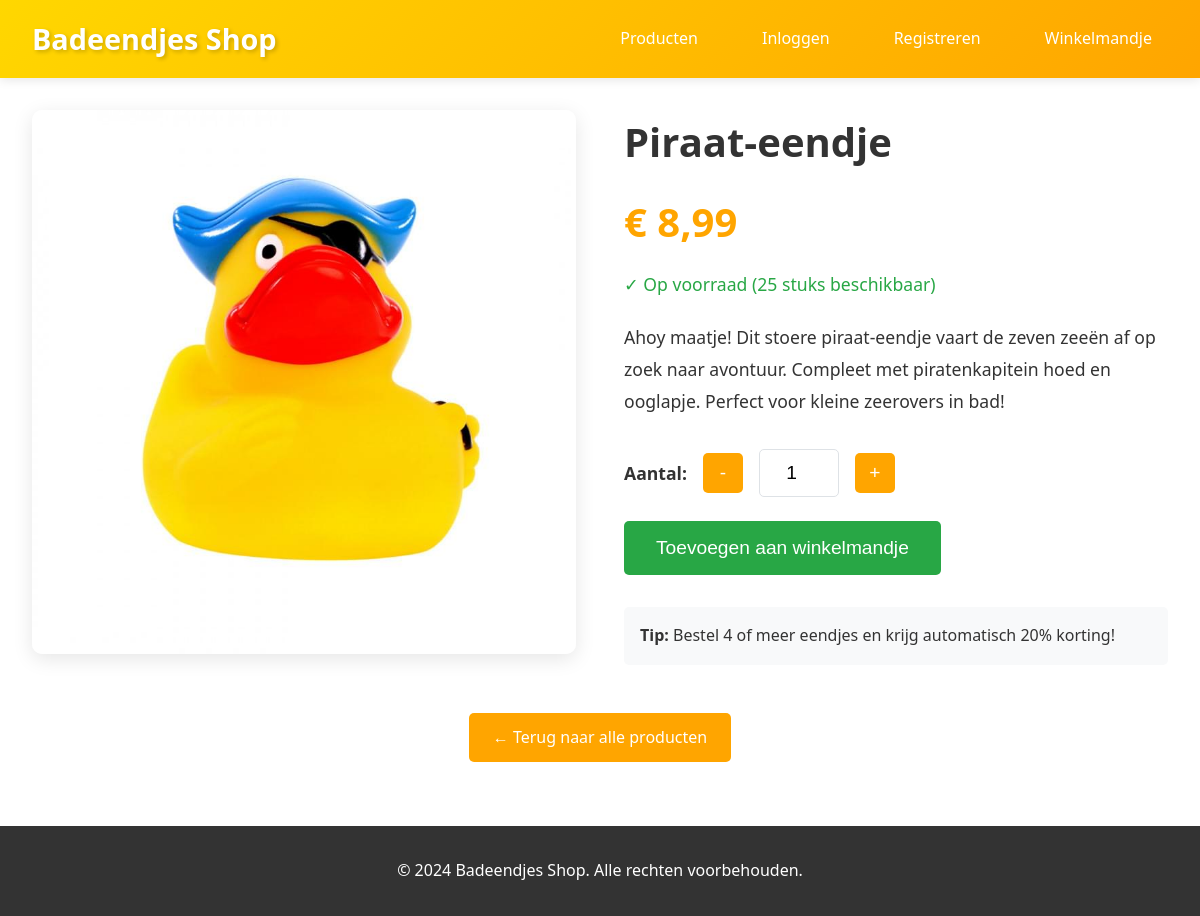
Screenshot of /product.php?id=1 with the database file from the repository.
### tables this page shows
CREATE TABLE products (
    id INT PRIMARY KEY AUTO_INCREMENT,
    name VARCHAR(100) NOT NULL,
    description TEXT,
    image_url VARCHAR(255),
    price DECIMAL(10,2) NOT NULL,
    stock INT NOT NULL DEFAULT 0,
    low_stock_threshold INT NOT NULL DEFAULT 5,
    created_at TIMESTAMP DEFAULT CURRENT_TIMESTAMP
);

### includes/functions.php (called while the page is built, shortened)
<?php
function escape($string) {
    return htmlspecialchars($string, ENT_QUOTES, 'UTF-8');
}
function url($path = '') {
    $script_name = $_SERVER['SCRIPT_NAME'];
    $base_path = str_replace('\\', '/', dirname($script_name));
    $base_path = rtrim($base_path, '/');
    $path = ltrim($path, '/');
    return $base_path . '/' . $path;
}
function isLoggedIn() {
    return isset($_SESSION['customer_id']);
}
function formatPrice($price) {
    return '€ ' . number_format($price, 2, ',', '.');
}
?>

### product.php (the view, shortened to what this page needs)
<?php
require_once 'includes/config.php';
require_once 'includes/functions.php';
$product_id = isset($_GET['id']) ? (int)$_GET['id'] : 0;
$stmt = $pdo->prepare("SELECT * FROM products WHERE id = ?");
$stmt->execute([$product_id]);
$product = $stmt->fetch();
?>
<!DOCTYPE html>
<html lang="nl">
<head>
    <link rel="stylesheet" href="<?php echo url('assets/css/style.css'); ?>">
</head>
<body>
    <header>
        <nav>
            <a href="<?php echo url('index.php'); ?>" class="logo"> Badeendjes Shop</a>
            <ul class="nav-links">
                <li><a href="<?php echo url('index.php'); ?>">Producten</a></li>
                <?php if (isLoggedIn()): ?>
                    <li><a href="<?php echo url('customer/account.php'); ?>">Mijn Account</a></li>
                    <li><a href="<?php echo url('customer/orders.php'); ?>">Bestellingen</a></li>
                    <li><a href="<?php echo url('customer/logout.php'); ?>">Uitloggen</a></li>
                <?php else: ?>
                    <li><a href="<?php echo url('customer/login.php'); ?>">Inloggen</a></li>
                    <li><a href="<?php echo url('customer/register.php'); ?>">Registreren</a></li>
                <?php endif; ?>
                <li class="cart-icon">
                    <a href="<?php echo url('cart.php'); ?>"> Winkelmandje
                    </a>
                </li>
            </ul>
        </nav>
    </header>
    <main>
        <div class="product-detail">
            <div>
                <img src="<?php echo escape($product['image_url']); ?>"
                     alt="<?php echo escape($product['name']); ?>"
                     class="product-detail-image">
            </div>
            <div class="product-detail-info">
                <h1><?php echo escape($product['name']); ?></h1>
                <div class="product-detail-price">
                    <?php echo formatPrice($product['price']); ?>
                </div>
                <div class="product-stock mb-3">
                    <?php if ($product['stock'] > $product['low_stock_threshold']): ?>
                        <span class="stock-available" style="font-size: 1.1rem;">✓ Op voorraad (<?php echo $product['stock']; ?> stuks beschikbaar)</span>
                    <?php elseif ($product['stock'] > 0): ?>
                        <span class="stock-low" style="font-size: 1.1rem;">⚠ Nog maar <?php echo $product['stock']; ?> beschikbaar!</span>
                    <?php else: ?>
                        <span class="stock-out" style="font-size: 1.1rem;">✗ Momenteel uitverkocht</span>
                    <?php endif; ?>
                </div>
                <p style="font-size: 1.1rem; line-height: 1.8; margin-bottom: 2rem;">
                    <?php echo nl2br(escape($product['description'])); ?>
                </p>
                <?php if ($product['stock'] > 0): ?>
                    <form method="POST" action="cart_add.php">
                        <div class="quantity-selector">
                            <label style="font-weight: bold; font-size: 1.1rem;">Aantal:</label>
                            <button type="button" onclick="changeQuantity(-1)">-</button>
                            <input type="number"
                                   id="quantity"
                                   name="quantity"
                                   value="1"
                                   min="1"
                                   max="<?php echo $product['stock']; ?>"
                                   required>
                            <button type="button" onclick="changeQuantity(1)">+</button>
                        </div>
                        <button type="submit" class="btn btn-success" style="font-size: 1.2rem; padding: 1rem 2rem;">
                             Toevoegen aan winkelmandje
                        </button>
                    </form>
                <?php else: ?>
                    <button class="btn" disabled style="background-color: #ccc; cursor: not-allowed; font-size: 1.2rem; padding: 1rem 2rem;">
                        Momenteel niet beschikbaar
                    </button>
                <?php endif; ?>
                <div style="margin-top: 2rem; padding: 1rem; background-color: var(--light-bg); border-radius: 5px;">
                    <p style="margin: 0;"><strong> Tip:</strong> Bestel 4 of meer eendjes en krijg automatisch 20% korting!</p>
                </div>
            </div>
        </div>
        <div style="text-align: center; margin-top: 3rem;">
            <a href="<?php echo url('index.php'); ?>" class="btn">← Terug naar alle producten</a>
        </div>
    </main>
    <footer>
        <p>&copy; 2024 Badeendjes Shop. Alle rechten voorbehouden.</p>
    </footer>
</body>
</html>

### assets/css/style.css (style rules this page uses)
:root { --primary-color: #FFD700; --secondary-color: #FFA500; --accent-color: #FF6B6B; --text-color: #333; --light-bg: #F8F9FA; --border-color: #DEE2E6; --success-color: #28A745; --warning-color: #FFC107; --danger-color: #DC3545; }
* { margin: 0; padding: 0; box-sizing: border-box; }
body { font-family: 'Segoe UI', Tahoma, Geneva, Verdana, sans-serif; line-height: 1.6; color: var(--text-color); background-color: #fff; }
header { background: linear-gradient(135deg, var(--primary-color), var(--secondary-color)); padding: 1rem 0; box-shadow: 0 2px 10px rgba(0,0,0,0.1); }
nav { max-width: 1200px; margin: 0 auto; padding: 0 2rem; display: flex; justify-content: space-between; align-items: center; }
.logo { font-size: 1.8rem; font-weight: bold; color: white; text-decoration: none; text-shadow: 2px 2px 4px rgba(0,0,0,0.2); }
.nav-links { display: flex; gap: 2rem; align-items: center; list-style: none; }
.nav-links a { color: white; text-decoration: none; font-weight: 500; transition: all 0.3s; padding: 0.5rem 1rem; border-radius: 5px; }
.cart-icon { position: relative; }
main { max-width: 1200px; margin: 2rem auto; padding: 0 2rem; }
h1, h2, h3 { color: var(--text-color); margin-bottom: 1rem; }
h1 { font-size: 2.5rem; text-align: center; margin-bottom: 2rem; }
.product-stock { font-size: 0.9rem; margin-bottom: 1rem; }
.stock-available { color: var(--success-color); }
.btn { display: inline-block; padding: 0.75rem 1.5rem; background-color: var(--secondary-color); color: white; text-decoration: none; border: none; border-radius: 5px; cursor: pointer; font-size: 1rem; font-weight: 500; transition: all 0.3s; text-align: center; }
.btn-success { background-color: var(--success-color); }
footer { background-color: var(--text-color); color: white; text-align: center; padding: 2rem 0; margin-top: 4rem; }
.mb-3 { margin-bottom: 1.5rem; }

### product.php (style rules this page uses)
.product-detail { display: grid; grid-template-columns: 1fr 1fr; gap: 3rem; margin-bottom: 3rem; }
.product-detail-image { width: 100%; height: auto; border-radius: 10px; box-shadow: 0 5px 20px rgba(0,0,0,0.1); }
.product-detail-info h1 { text-align: left; margin-bottom: 1rem; }
.product-detail-price { font-size: 2.5rem; color: var(--secondary-color); font-weight: bold; margin: 1rem 0; }
.quantity-selector { display: flex; align-items: center; gap: 1rem; margin: 1.5rem 0; }
.quantity-selector input { width: 80px; padding: 0.75rem; text-align: center; border: 1px solid var(--border-color); border-radius: 5px; font-size: 1.2rem; }
.quantity-selector button { width: 40px; height: 40px; border: none; background-color: var(--secondary-color); color: white; border-radius: 5px; font-size: 1.2rem; cursor: pointer; }

### rows the page displays
products: image_url (picture), name "Piraat-eendje", price "€ 8,99", stock "25", description "Ahoy maatje! Dit stoere piraat-eendje vaart de zeven zeeën af op zoek naar avontuur. Compleet met piratenkapitein hoed en ooglapje. Perfect voor kleine zeerovers in bad!"
